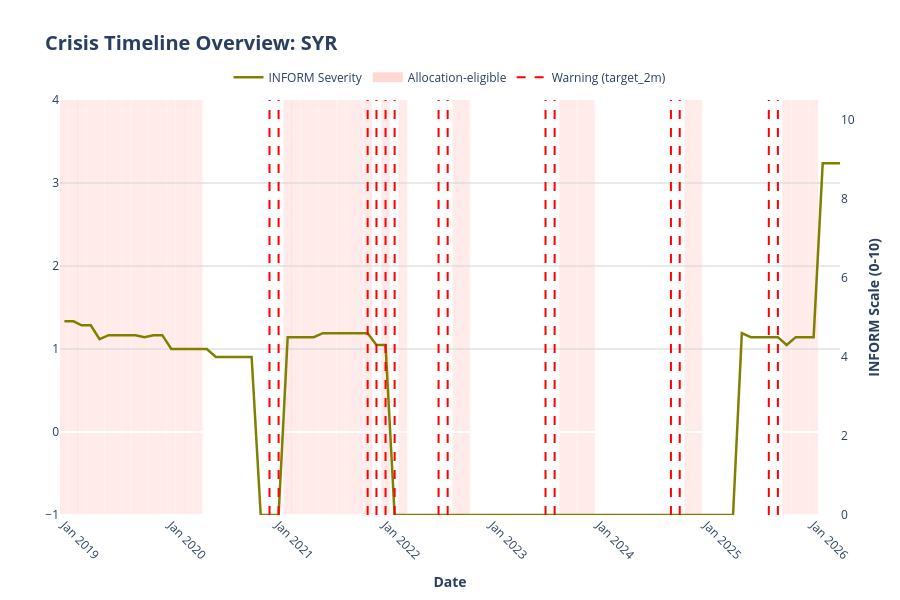

This figure's notebook cell:
### Code cell
plot_full_crisis_timeline(
    df, 
    country_code="SYR",
    columns_to_plot=["inform_severity_index"]
)

### Figure 1 — Plotly figure (JSON) as saved in the notebook; plotly's stock layout.template omitted (floating-point values rounded to 4 significant figures)
{"data": [{"hovertemplate": "<b>Date:</b> %{x|%b %Y}<br><b>INFORM Severity:</b> %{y:.2f}<extra></extra>", "line": {"color": "olive", "dash": "solid", "width": 2.5}, "mode": "lines", "name": "INFORM Severity", "type": "scatter", "x": ["2019-01-01T00:00:00.000000", "2019-02-01T00:00:00.000000", "2019-03-01T00:00:00.000000", "2019-04-01T00:00:00.000000", "2019-05-01T00:00:00.000000", "2019-06-01T00:00:00.000000", "2019-07-01T00:00:00.000000", "2019-08-01T00:00:00.000000", "2019-09-01T00:00:00.000000", "2019-10-01T00:00:00.000000", "2019-11-01T00:00:00.000000", "2019-12-01T00:00:00.000000", "2020-01-01T00:00:00.000000", "2020-02-01T00:00:00.000000", "2020-03-01T00:00:00.000000", "2020-04-01T00:00:00.000000", "2020-05-01T00:00:00.000000", "2020-06-01T00:00:00.000000", "2020-07-01T00:00:00.000000", "2020-08-01T00:00:00.000000", "2020-09-01T00:00:00.000000", "2020-10-01T00:00:00.000000", "2020-11-01T00:00:00.000000", "2020-12-01T00:00:00.000000", "2021-01-01T00:00:00.000000", "2021-02-01T00:00:00.000000", "2021-03-01T00:00:00.000000", "2021-04-01T00:00:00.000000", "2021-05-01T00:00:00.000000", "2021-06-01T00:00:00.000000", "2021-07-01T00:00:00.000000", "2021-08-01T00:00:00.000000", "2021-09-01T00:00:00.000000", "2021-10-01T00:00:00.000000", "2021-11-01T00:00:00.000000", "2021-12-01T00:00:00.000000", "2022-01-01T00:00:00.000000", "2022-02-01T00:00:00.000000", "2022-03-01T00:00:00.000000", "2022-04-01T00:00:00.000000", "2022-05-01T00:00:00.000000", "2022-06-01T00:00:00.000000", "2022-07-01T00:00:00.000000", "2022-08-01T00:00:00.000000", "2022-09-01T00:00:00.000000", "2022-10-01T00:00:00.000000", "2022-11-01T00:00:00.000000", "2022-12-01T00:00:00.000000", "2023-01-01T00:00:00.000000", "2023-02-01T00:00:00.000000", "2023-03-01T00:00:00.000000", "2023-04-01T00:00:00.000000", "2023-05-01T00:00:00.000000", "2023-06-01T00:00:00.000000", "2023-07-01T00:00:00.000000", "2023-08-01T00:00:00.000000", "2023-09-01T00:00:00.000000", "2023-10-01T00:00:00.000000", "2023-11-01T00:00:00.000000", "2023-12-01T00:00:00.000000", "2024-01-01T00:00:00.000000", "2024-02-01T00:00:00.000000", "2024-03-01T00:00:00.000000", "2024-04-01T00:00:00.000000", "2024-05-01T00:00:00.000000", "2024-06-01T00:00:00.000000", "2024-07-01T00:00:00.000000", "2024-08-01T00:00:00.000000", "2024-09-01T00:00:00.000000", "2024-10-01T00:00:00.000000", "2024-11-01T00:00:00.000000", "2024-12-01T00:00:00.000000", "2025-01-01T00:00:00.000000", "2025-02-01T00:00:00.000000", "2025-03-01T00:00:00.000000", "2025-04-01T00:00:00.000000", "2025-05-01T00:00:00.000000", "2025-06-01T00:00:00.000000", "2025-07-01T00:00:00.000000", "2025-08-01T00:00:00.000000", "2025-09-01T00:00:00.000000", "2025-10-01T00:00:00.000000", "2025-11-01T00:00:00.000000", "2025-12-01T00:00:00.000000", "2026-01-01T00:00:00.000000", "2026-02-01T00:00:00.000000", "2026-03-01T00:00:00.000000", "2026-04-01T00:00:00.000000"], "y": [4.9, 4.9, 4.8, 4.8, 4.45, 4.55, 4.55, 4.55, 4.55, 4.5, 4.55, 4.55, 4.2, 4.2, 4.2, 4.2, 4.2, 4.0, 4.0, 4.0, 4.0, 4.0, 0.0, 0.0, 0.0, 4.5, 4.5, 4.5, 4.5, 4.6, 4.6, 4.6, 4.6, 4.6, 4.6, 4.3, 4.3, 0.0, 0.0, 0.0, 0.0, 0.0, 0.0, 0.0, 0.0, 0.0, 0.0, 0.0, 0.0, 0.0, 0.0, 0.0, 0.0, 0.0, 0.0, 0.0, 0.0, 0.0, 0.0, 0.0, 0.0, 0.0, 0.0, 0.0, 0.0, 0.0, 0.0, 0.0, 0.0, 0.0, 0.0, 0.0, 0.0, 0.0, 0.0, 0.0, 4.6, 4.5, 4.5, 4.5, 4.5, 4.3, 4.5, 4.5, 4.5, 8.9, 8.9, 8.9], "yaxis": "y3"}, {"line": {"color": "salmon", "width": 10}, "mode": "lines", "name": "Allocation-eligible", "opacity": 0.3, "type": "scatter", "x": [null], "y": [null]}, {"line": {"color": "red", "dash": "dash", "width": 2}, "mode": "lines", "name": "Warning (target_2m)", "type": "scatter", "x": [null], "y": [null]}], "layout": {"height": 600, "hovermode": "closest", "legend": {"bgcolor": "rgba(255,255,255,0.8)", "orientation": "h", "x": 0.5, "xanchor": "center", "y": 1.02, "yanchor": "bottom"}, "margin": {"b": 60, "l": 60, "r": 60, "t": 100}, "plot_bgcolor": "white", "shapes": [{"fillcolor": "salmon", "layer": "below", "line": {"width": 0}, "opacity": 0.15, "type": "rect", "x0": "2018-12-17T00:00:00", "x1": "2019-01-16T00:00:00", "xref": "x", "y0": 0, "y1": 1, "yref": "y domain"}, {"fillcolor": "salmon", "layer": "below", "line": {"width": 0}, "opacity": 0.15, "type": "rect", "x0": "2019-01-17T00:00:00", "x1": "2019-02-16T00:00:00", "xref": "x", "y0": 0, "y1": 1, "yref": "y domain"}, {"fillcolor": "salmon", "layer": "below", "line": {"width": 0}, "opacity": 0.15, "type": "rect", "x0": "2019-02-14T00:00:00", "x1": "2019-03-16T00:00:00", "xref": "x", "y0": 0, "y1": 1, "yref": "y domain"}, {"fillcolor": "salmon", "layer": "below", "line": {"width": 0}, "opacity": 0.15, "type": "rect", "x0": "2019-03-17T00:00:00", "x1": "2019-04-16T00:00:00", "xref": "x", "y0": 0, "y1": 1, "yref": "y domain"}, {"fillcolor": "salmon", "layer": "below", "line": {"width": 0}, "opacity": 0.15, "type": "rect", "x0": "2019-04-16T00:00:00", "x1": "2019-05-16T00:00:00", "xref": "x", "y0": 0, "y1": 1, "yref": "y domain"}, {"fillcolor": "salmon", "layer": "below", "line": {"width": 0}, "opacity": 0.15, "type": "rect", "x0": "2019-05-17T00:00:00", "x1": "2019-06-16T00:00:00", "xref": "x", "y0": 0, "y1": 1, "yref": "y domain"}, {"fillcolor": "salmon", "layer": "below", "line": {"width": 0}, "opacity": 0.15, "type": "rect", "x0": "2019-06-16T00:00:00", "x1": "2019-07-16T00:00:00", "xref": "x", "y0": 0, "y1": 1, "yref": "y domain"}, {"fillcolor": "salmon", "layer": "below", "line": {"width": 0}, "opacity": 0.15, "type": "rect", "x0": "2019-07-17T00:00:00", "x1": "2019-08-16T00:00:00", "xref": "x", "y0": 0, "y1": 1, "yref": "y domain"}, {"fillcolor": "salmon", "layer": "below", "line": {"width": 0}, "opacity": 0.15, "type": "rect", "x0": "2019-08-17T00:00:00", "x1": "2019-09-16T00:00:00", "xref": "x", "y0": 0, "y1": 1, "yref": "y domain"}, {"fillcolor": "salmon", "layer": "below", "line": {"width": 0}, "opacity": 0.15, "type": "rect", "x0": "2019-09-16T00:00:00", "x1": "2019-10-16T00:00:00", "xref": "x", "y0": 0, "y1": 1, "yref": "y domain"}, {"fillcolor": "salmon", "layer": "below", "line": {"width": 0}, "opacity": 0.15, "type": "rect", "x0": "2019-10-17T00:00:00", "x1": "2019-11-16T00:00:00", "xref": "x", "y0": 0, "y1": 1, "yref": "y domain"}, {"fillcolor": "salmon", "layer": "below", "line": {"width": 0}, "opacity": 0.15, "type": "rect", "x0": "2019-11-16T00:00:00", "x1": "2019-12-16T00:00:00", "xref": "x", "y0": 0, "y1": 1, "yref": "y domain"}, {"fillcolor": "salmon", "layer": "below", "line": {"width": 0}, "opacity": 0.15, "type": "rect", "x0": "2019-12-17T00:00:00", "x1": "2020-01-16T00:00:00", "xref": "x", "y0": 0, "y1": 1, "yref": "y domain"}, {"fillcolor": "salmon", "layer": "below", "line": {"width": 0}, "opacity": 0.15, "type": "rect", "x0": "2020-01-17T00:00:00", "x1": "2020-02-16T00:00:00", "xref": "x", "y0": 0, "y1": 1, "yref": "y domain"}, {"fillcolor": "salmon", "layer": "below", "line": {"width": 0}, "opacity": 0.15, "type": "rect", "x0": "2020-02-15T00:00:00", "x1": "2020-03-16T00:00:00", "xref": "x", "y0": 0, "y1": 1, "yref": "y domain"}, {"fillcolor": "salmon", "layer": "below", "line": {"width": 0}, "opacity": 0.15, "type": "rect", "x0": "2020-03-17T00:00:00", "x1": "2020-04-16T00:00:00", "xref": "x", "y0": 0, "y1": 1, "yref": "y domain"}, {"fillcolor": "salmon", "layer": "below", "line": {"width": 0}, "opacity": 0.15, "type": "rect", "x0": "2021-01-17T00:00:00", "x1": "2021-02-16T00:00:00", "xref": "x", "y0": 0, "y1": 1, "yref": "y domain"}, {"fillcolor": "salmon", "layer": "below", "line": {"width": 0}, "opacity": 0.15, "type": "rect", "x0": "2021-02-14T00:00:00", "x1": "2021-03-16T00:00:00", "xref": "x", "y0": 0, "y1": 1, "yref": "y domain"}, {"fillcolor": "salmon", "layer": "below", "line": {"width": 0}, "opacity": 0.15, "type": "rect", "x0": "2021-03-17T00:00:00", "x1": "2021-04-16T00:00:00", "xref": "x", "y0": 0, "y1": 1, "yref": "y domain"}, {"fillcolor": "salmon", "layer": "below", "line": {"width": 0}, "opacity": 0.15, "type": "rect", "x0": "2021-04-16T00:00:00", "x1": "2021-05-16T00:00:00", "xref": "x", "y0": 0, "y1": 1, "yref": "y domain"}, {"fillcolor": "salmon", "layer": "below", "line": {"width": 0}, "opacity": 0.15, "type": "rect", "x0": "2021-05-17T00:00:00", "x1": "2021-06-16T00:00:00", "xref": "x", "y0": 0, "y1": 1, "yref": "y domain"}, {"fillcolor": "salmon", "layer": "below", "line": {"width": 0}, "opacity": 0.15, "type": "rect", "x0": "2021-06-16T00:00:00", "x1": "2021-07-16T00:00:00", "xref": "x", "y0": 0, "y1": 1, "yref": "y domain"}, {"fillcolor": "salmon", "layer": "below", "line": {"width": 0}, "opacity": 0.15, "type": "rect", "x0": "2021-07-17T00:00:00", "x1": "2021-08-16T00:00:00", "xref": "x", "y0": 0, "y1": 1, "yref": "y domain"}, {"fillcolor": "salmon", "layer": "below", "line": {"width": 0}, "opacity": 0.15, "type": "rect", "x0": "2021-08-17T00:00:00", "x1": "2021-09-16T00:00:00", "xref": "x", "y0": 0, "y1": 1, "yref": "y domain"}, {"fillcolor": "salmon", "layer": "below", "line": {"width": 0}, "opacity": 0.15, "type": "rect", "x0": "2021-09-16T00:00:00", "x1": "2021-10-16T00:00:00", "xref": "x", "y0": 0, "y1": 1, "yref": "y domain"}, {"fillcolor": "salmon", "layer": "below", "line": {"width": 0}, "opacity": 0.15, "type": "rect", "x0": "2021-10-17T00:00:00", "x1": "2021-11-16T00:00:00", "xref": "x", "y0": 0, "y1": 1, "yref": "y domain"}, {"fillcolor": "salmon", "layer": "below", "line": {"width": 0}, "opacity": 0.15, "type": "rect", "x0": "2021-12-17T00:00:00", "x1": "2022-01-16T00:00:00", "xref": "x", "y0": 0, "y1": 1, "yref": "y domain"}, {"fillcolor": "salmon", "layer": "below", "line": {"width": 0}, "opacity": 0.15, "type": "rect", "x0": "2022-02-14T00:00:00", "x1": "2022-03-16T00:00:00", "xref": "x", "y0": 0, "y1": 1, "yref": "y domain"}, {"fillcolor": "salmon", "layer": "below", "line": {"width": 0}, "opacity": 0.15, "type": "rect", "x0": "2022-08-17T00:00:00", "x1": "2022-09-16T00:00:00", "xref": "x", "y0": 0, "y1": 1, "yref": "y domain"}, {"fillcolor": "salmon", "layer": "below", "line": {"width": 0}, "opacity": 0.15, "type": "rect", "x0": "2022-09-16T00:00:00", "x1": "2022-10-16T00:00:00", "xref": "x", "y0": 0, "y1": 1, "yref": "y domain"}, {"fillcolor": "salmon", "layer": "below", "line": {"width": 0}, "opacity": 0.15, "type": "rect", "x0": "2023-08-17T00:00:00", "x1": "2023-09-16T00:00:00", "xref": "x", "y0": 0, "y1": 1, "yref": "y domain"}, {"fillcolor": "salmon", "layer": "below", "line": {"width": 0}, "opacity": 0.15, "type": "rect", "x0": "2023-09-16T00:00:00", "x1": "2023-10-16T00:00:00", "xref": "x", "y0": 0, "y1": 1, "yref": "y domain"}, {"fillcolor": "salmon", "layer": "below", "line": {"width": 0}, "opacity": 0.15, "type": "rect", "x0": "2023-10-17T00:00:00", "x1": "2023-11-16T00:00:00", "xref": "x", "y0": 0, "y1": 1, "yref": "y domain"}, {"fillcolor": "salmon", "layer": "below", "line": {"width": 0}, "opacity": 0.15, "type": "rect", "x0": "2023-11-16T00:00:00", "x1": "2023-12-16T00:00:00", "xref": "x", "y0": 0, "y1": 1, "yref": "y domain"}, {"fillcolor": "salmon", "layer": "below", "line": {"width": 0}, "opacity": 0.15, "type": "rect", "x0": "2024-10-17T00:00:00", "x1": "2024-11-16T00:00:00", "xref": "x", "y0": 0, "y1": 1, "yref": "y domain"}, {"fillcolor": "salmon", "layer": "below", "line": {"width": 0}, "opacity": 0.15, "type": "rect", "x0": "2024-11-16T00:00:00", "x1": "2024-12-16T00:00:00", "xref": "x", "y0": 0, "y1": 1, "yref": "y domain"}, {"fillcolor": "salmon", "layer": "below", "line": {"width": 0}, "opacity": 0.15, "type": "rect", "x0": "2025-09-16T00:00:00", "x1": "2025-10-16T00:00:00", "xref": "x", "y0": 0, "y1": 1, "yref": "y domain"}, {"fillcolor": "salmon", "layer": "below", "line": {"width": 0}, "opacity": 0.15, "type": "rect", "x0": "2025-10-17T00:00:00", "x1": "2025-11-16T00:00:00", "xref": "x", "y0": 0, "y1": 1, "yref": "y domain"}, {"fillcolor": "salmon", "layer": "below", "line": {"width": 0}, "opacity": 0.15, "type": "rect", "x0": "2025-11-16T00:00:00", "x1": "2025-12-16T00:00:00", "xref": "x", "y0": 0, "y1": 1, "yref": "y domain"}, {"fillcolor": "salmon", "layer": "below", "line": {"width": 0}, "opacity": 0.15, "type": "rect", "x0": "2025-12-17T00:00:00", "x1": "2026-01-16T00:00:00", "xref": "x", "y0": 0, "y1": 1, "yref": "y domain"}, {"line": {"color": "red", "dash": "dash", "width": 2}, "type": "line", "x0": "2020-12-01T00:00:00", "x1": "2020-12-01T00:00:00", "xref": "x", "y0": 0, "y1": 1, "yref": "paper"}, {"line": {"color": "red", "dash": "dash", "width": 2}, "type": "line", "x0": "2021-01-01T00:00:00", "x1": "2021-01-01T00:00:00", "xref": "x", "y0": 0, "y1": 1, "yref": "paper"}, {"line": {"color": "red", "dash": "dash", "width": 2}, "type": "line", "x0": "2021-11-01T00:00:00", "x1": "2021-11-01T00:00:00", "xref": "x", "y0": 0, "y1": 1, "yref": "paper"}, {"line": {"color": "red", "dash": "dash", "width": 2}, "type": "line", "x0": "2021-12-01T00:00:00", "x1": "2021-12-01T00:00:00", "xref": "x", "y0": 0, "y1": 1, "yref": "paper"}, {"line": {"color": "red", "dash": "dash", "width": 2}, "type": "line", "x0": "2022-01-01T00:00:00", "x1": "2022-01-01T00:00:00", "xref": "x", "y0": 0, "y1": 1, "yref": "paper"}, {"line": {"color": "red", "dash": "dash", "width": 2}, "type": "line", "x0": "2022-02-01T00:00:00", "x1": "2022-02-01T00:00:00", "xref": "x", "y0": 0, "y1": 1, "yref": "paper"}, {"line": {"color": "red", "dash": "dash", "width": 2}, "type": "line", "x0": "2022-07-01T00:00:00", "x1": "2022-07-01T00:00:00", "xref": "x", "y0": 0, "y1": 1, "yref": "paper"}, {"line": {"color": "red", "dash": "dash", "width": 2}, "type": "line", "x0": "2022-08-01T00:00:00", "x1": "2022-08-01T00:00:00", "xref": "x", "y0": 0, "y1": 1, "yref": "paper"}, {"line": {"color": "red", "dash": "dash", "width": 2}, "type": "line", "x0": "2023-07-01T00:00:00", "x1": "2023-07-01T00:00:00", "xref": "x", "y0": 0, "y1": 1, "yref": "paper"}, {"line": {"color": "red", "dash": "dash", "width": 2}, "type": "line", "x0": "2023-08-01T00:00:00", "x1": "2023-08-01T00:00:00", "xref": "x", "y0": 0, "y1": 1, "yref": "paper"}, {"line": {"color": "red", "dash": "dash", "width": 2}, "type": "line", "x0": "2024-09-01T00:00:00", "x1": "2024-09-01T00:00:00", "xref": "x", "y0": 0, "y1": 1, "yref": "paper"}, {"line": {"color": "red", "dash": "dash", "width": 2}, "type": "line", "x0": "2024-10-01T00:00:00", "x1": "2024-10-01T00:00:00", "xref": "x", "y0": 0, "y1": 1, "yref": "paper"}, {"line": {"color": "red", "dash": "dash", "width": 2}, "type": "line", "x0": "2025-08-01T00:00:00", "x1": "2025-08-01T00:00:00", "xref": "x", "y0": 0, "y1": 1, "yref": "paper"}, {"line": {"color": "red", "dash": "dash", "width": 2}, "type": "line", "x0": "2025-09-01T00:00:00", "x1": "2025-09-01T00:00:00", "xref": "x", "y0": 0, "y1": 1, "yref": "paper"}], "title": {"font": {"size": 20}, "text": "<b>Crisis Timeline Overview: SYR</b>", "x": 0.05}, "xaxis": {"domain": [0, 1], "showgrid": false, "tickangle": 45, "tickformat": "%b %Y", "title": {"text": "<b>Date</b>"}}, "yaxis": {"gridcolor": "lightgrey", "showgrid": true, "side": "left", "title": {"text": ""}}, "yaxis3": {"anchor": "x", "overlaying": "y", "position": 1, "range": [0, 10.5], "showgrid": false, "side": "right", "title": {"text": "<b>INFORM Scale (0-10)</b>"}}}}
